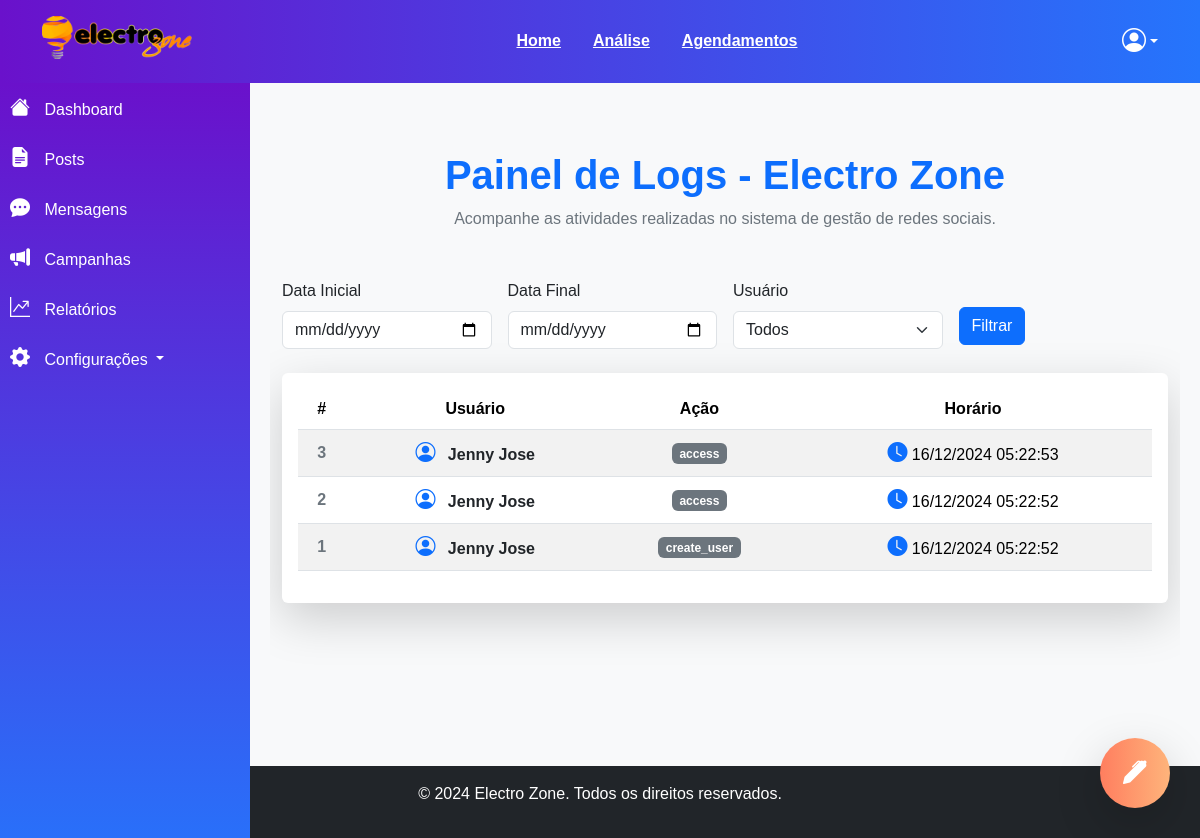
The app's page /logs (signed in) with its own data.
### main.py (models this page shows, shortened)
class UserLog(db.Model):
    id = db.Column(db.Integer, primary_key=True)
    user_id = db.Column(db.Integer, db.ForeignKey('user.id'), nullable=False)
    user = db.relationship('User', backref=db.backref('logs', lazy=True))
    action = db.Column(db.String(150), nullable=False)  # Ex: 'login', 'logout', 'failed_login'
    timestamp = db.Column(db.DateTime, default=datetime.utcnow, nullable=False)
    details = db.Column(db.Text, nullable=True)  # Informações adicionais, se necessário

class User(UserMixin,db.Model):
    id = db.Column(db.Integer, primary_key=True)
    nome = db.Column(db.String(150), unique=True, nullable=False)
    email = db.Column(db.String(150), unique=True, nullable=False)
    senha = db.Column(db.String(200), nullable=False)
    criado_em = db.Column(db.DateTime, default=datetime.utcnow, nullable=False)
    atualizado_em = db.Column(db.DateTime, default=datetime.utcnow, onupdate=datetime.utcnow, nullable=False)
    ativo = db.Column(db.Boolean, default=True, nullable=False)
    role = db.Column(db.String(50), default='Admin', nullable=False)  # Exemplos: 'admin', 'usuario', 'moderador'
    reset_token = db.Column(db.String(100), nullable=True)
    reset_token_expira_em = db.Column(db.DateTime, nullable=True)

### main.py (the view)
@app.route('/logs', methods=['GET'])
@login_required
@admin_required
def listar_logs():
    start_date = request.args.get('start_date')
    end_date = request.args.get('end_date')
    user_id = request.args.get('user')
    page = request.args.get('page', 1, type=int)
    per_page = request.args.get('per_page', 20, type=int)  # Padrão: 20 logs por página
    query = UserLog.query.options(joinedload(UserLog.user))
    try:
        if start_date:
            start_date = datetime.strptime(start_date, '%Y-%m-%d')
            query = query.filter(UserLog.timestamp >= start_date)
        if end_date:
            end_date = datetime.strptime(end_date, '%Y-%m-%d') + timedelta(days=1)
            query = query.filter(UserLog.timestamp < end_date)
    except ValueError as e:
        return jsonify({"error": "Formato de data inválido. Use YYYY-MM-DD."}), 400
    if user_id:
        query = query.filter(UserLog.user_id == user_id)
    pagination = query.order_by(UserLog.timestamp.desc()).paginate(page=page, per_page=per_page, error_out=False)
    logs = pagination.items
    users = User.query.with_entities(User.id, User.nome).all()
    if request.headers.get('X-Requested-With') == 'XMLHttpRequest':
        response = render_template('partials/logs_table.html', logs=logs, str=str, timedelta=timedelta)
        return jsonify({"html": response, "has_next": pagination.has_next, "has_prev": pagination.has_prev}), 200
    return render_template(
        'logs.html',
        logs=logs,
        str=str,
        users=users,
        timedelta=timedelta,
        pagination=pagination,
        datetime=datetime,  # Adiciona `datetime` ao contexto do template
    )

### main.py (called while the page is built)
@login_manager.user_loader
def load_user(id):
    return db.session.get(User, int(id))

def login_required(f):
    @wraps(f)
    def decorated_function(*args, **kwargs):
        if 'usuario_id' not in session:
            flash('Por favor, faça login para continuar.', 'warning')
            return redirect(url_for('login'))
        return f(*args, **kwargs)
    return decorated_function

def admin_required(f):
    @wraps(f)
    def decorated_function(*args, **kwargs):
        if not current_user.is_authenticated or current_user.role != 'Administrador':
            abort(403)
        return f(*args, **kwargs)
    return decorated_function

### templates/logs.html (shortened to what this page needs)
{% extends "base.html" %}
{% block content %}
<div class="container mt-5">
    <div class="text-center mb-5">
        <h1 class="fw-bold text-primary">Painel de Logs - Electro Zone</h1>
        <p class="text-secondary">Acompanhe as atividades realizadas no sistema de gestão de redes sociais.</p>
    </div>
   <form id="filter-form" class="mb-4">
    <div class="row g-3 align-items-center">
        <div class="col-md-3">
            <label for="start_date" class="form-label">Data Inicial</label>
            <input type="date"
                   id="start_date"
                   name="start_date"
                   class="form-control"
                   value="{{ request.args.get('start_date') }}"
                   max="{{ datetime.utcnow().strftime('%Y-%m-%d') }}">
        </div>
        <div class="col-md-3">
            <label for="end_date" class="form-label">Data Final</label>
            <input type="date"
                   id="end_date"
                   name="end_date"
                   class="form-control"
                   value="{{ request.args.get('end_date') }}"
                   max="{{ datetime.utcnow().strftime('%Y-%m-%d') }}">
        </div>
        <div class="col-md-3">
            <label for="user" class="form-label">Usuário</label>
            <select id="user" name="user" class="form-select">
                <option value="">Todos</option>
            </select>
        </div>
        <div class="col-md-3">
            <button type="submit" class="btn btn-primary mt-4">Filtrar</button>
        </div>
    </div>
</form>
    <div id="logs-table" class="table-responsive shadow-lg p-3 bg-white rounded">
        <table class="table table-striped align-middle">
            <thead class="bg-primary text-white text-center">
                <tr>
                    <th scope="col">#</th>
                    <th scope="col">Usuário</th>
                    <th scope="col">Ação</th>
                    <th scope="col">Horário</th>
                </tr>
            </thead>
            <tbody id="logs-body">
                {% for log in logs %}
                <tr class="text-center">
                    <th scope="row" class="text-secondary">{{ log.id }}</th>
                    <td class="fw-bold text-dark">
                        <i class="bi bi-person-circle text-primary me-2"></i>
                        {{ log.user.nome if log.user else 'Desconhecido' }}
                    </td>
                    <td>
                        <span class="badge
                            {% if log.action == 'Adicionado' %} bg-success
                            {% elif log.action == 'Atualizado' %} bg-warning text-dark
                            {% elif log.action == 'Removido' %} bg-danger
                            {% else %} bg-secondary {% endif %}">
                            {{ log.action }}
                        </span>
                    </td>
                    <td>
                        <i class="bi bi-clock-fill text-primary"></i>
                        {{ (log.timestamp + timedelta(hours=2)).strftime('%d/%m/%Y %H:%M:%S') if log.timestamp else 'N/A' }}
                    </td>
                </tr>
                {% endfor %}
            </tbody>
        </table>
    </div>
</div>
{% endblock %}

### static/styles.css (style rules this page uses)
body { font-family: 'Arial', sans-serif; }

### templates/base.html (style rules this page uses)
.bi { font-size: 1.25rem; }
body { font-family: 'Arial', sans-serif; background-color: #f8f9fa; }
.container.mt-5 { height: 595px; overflow-y: auto; }

### records on screen
UserLog: id "3", user "Jenny Jose", action "access", timestamp "16/12/2024 05:22:53"
UserLog: id "2", user "Jenny Jose", action "access", timestamp "16/12/2024 05:22:52"
UserLog: id "1", user "Jenny Jose", action "create_user", timestamp "16/12/2024 05:22:52"
